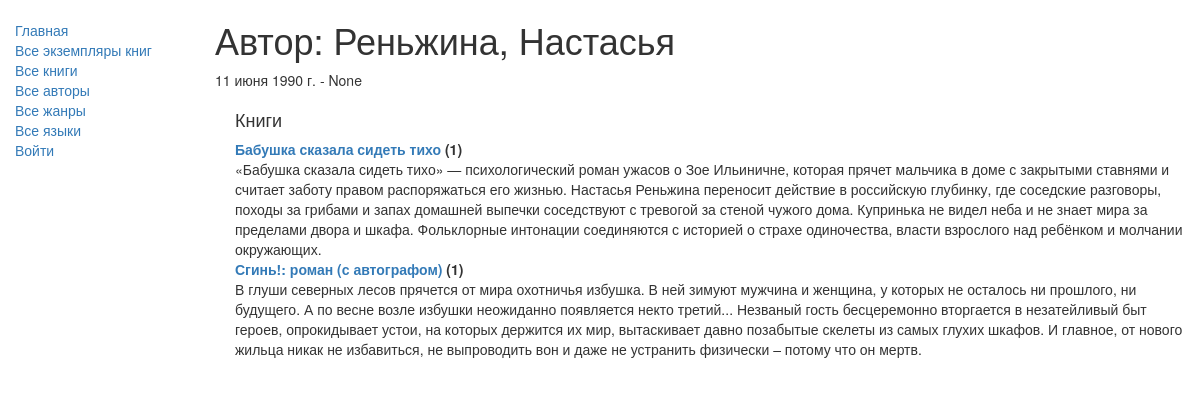
Before: /catalog/author/1 with the older database file.
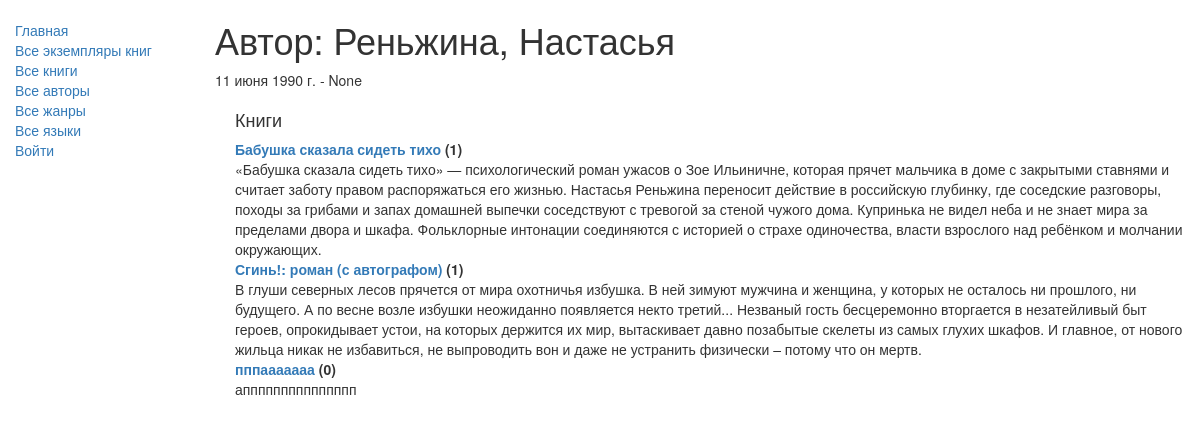
After: the same page with the newer database file.
### catalog/models.py (models this page shows, shortened)
class Author(models.Model):
    first_name = models.CharField(max_length=100, verbose_name="Имя")
    last_name = models.CharField(max_length=100, verbose_name="Фамилия")
    date_of_birth = models.DateField(verbose_name="Дата рождения", null=True, blank=True)
    date_of_death = models.DateField(verbose_name="Дата смерти", null=True, blank=True)
    class Meta:
        verbose_name = "Автор"
        verbose_name_plural = "Авторы"

class Book(models.Model):
    title = models.CharField(max_length=200, verbose_name="Название")
    author = models.ForeignKey(
        Author,
        on_delete=models.SET_NULL,
        null=True,
        verbose_name="Автор"
    )
    summary = models.TextField(
        max_length=1000,
        verbose_name="Аннотация",
        help_text="Введите краткое описание книги"
    )
    isbn = models.CharField(
        max_length=13,
        verbose_name="ISBN",
        help_text='13 символов <a href="https://www.isbn-international.org/content/what-isbn">ISBN номер</a>'
    )
    genre = models.ManyToManyField(
        Genre,
        verbose_name="Жанр",
        help_text="Выберите жанр для этой книги"
    )
    language = models.ForeignKey(
        Language,
        on_delete=models.SET_NULL,
        null=True,
        verbose_name="Язык"
    )
    class Meta:
        verbose_name = "Книга"
        verbose_name_plural = "Книги"
    def display_genre(self):
        return ', '.join([genre.name for genre in self.genre.all()[:3]])
    display_genre.short_description = 'Жанр'

### catalog/views.py (the view)
# urls.py: path('author/<int:pk>', views.AuthorDetailView.as_view(), name='author-detail'),
class AuthorDetailView(generic.DetailView):
    model = Author

### catalog/templates/catalog/author_detail.html
{% extends "base_generic.html" %}
{% block content %}
  <h1>Автор: {{ author.last_name }}, {{ author.first_name }}</h1>
  <p>{{ author.date_of_birth }} - {{ author.date_of_death }}</p>
  <div style="margin-left:20px;margin-top:20px">
    <h4>Книги</h4>
    <dl>
      {% for book in author.book_set.all %}
        <dt><a href="{% url 'book-detail' book.pk %}">{{ book.title }}</a> ({{ book.bookinstance_set.all.count }})</dt>
        <dd>{{ book.summary }}</dd>
      {% empty %}
        <p>У этого автора пока нет книг в библиотеке.</p>
      {% endfor %}
    </dl>
  </div>
{% endblock %}

### catalog/templates/base_generic.html (shortened to what this page needs)
<!DOCTYPE html>
<html lang="ru">
  <head>
    <link
      rel="stylesheet"
      href="https://maxcdn.bootstrapcdn.com/bootstrap/3.3.7/css/bootstrap.min.css" />
    {% load static %}
    <link rel="stylesheet" href="{% static 'css/styles.css' %}" />
  </head>
  <body>
    <div class="container-fluid">
      <div class="row">
        <div class="col-sm-2">
          {% block sidebar %}
            <ul class="sidebar-nav">
                <li><a href="{% url 'index' %}">Главная</a></li>
                <li><a href="{% url 'bookinstances' %}">Все экземпляры книг</a></li>
                <li><a href="{% url 'books' %}">Все книги</a></li>
                <li><a href="{% url 'authors' %}">Все авторы</a></li>
                <li><a href="{% url 'genres' %}">Все жанры</a></li>
                <li><a href="{% url 'languages' %}">Все языки</a></li>
              {% if user.is_authenticated %}
                <li>Пользователь: {{ user.get_username }}</li>
                <li><a href="{% url 'my-borrowed' %}">Мои книги</a></li>
                <li>
                  <form method="post" action="{% url 'logout' %}?next={{ request.path }}" style="display:inline;">
                    {% csrf_token %}
                    <button type="submit" style="background:none; border:none; color:#337ab7; padding:0; text-decoration:underline; cursor:pointer;">
                      Выйти
                    </button>
                  </form>
                </li>
              {% else %}
                <li><a href="{% url 'login' %}?next={{ request.path }}">Войти</a></li>
              {% endif %}
            </ul>
          {% endblock %}
        </div>
        <div class="col-sm-10">
          {% block content %}{% endblock %}
        </div>
      </div>
    </div>
  </body>
</html>

### catalog/static/css/styles.css (style rules this page uses)
.sidebar-nav { margin-top: 20px; padding: 0; list-style: none; }

Changed rows visible on the page:
added Book: title "пппааааааа", bookinstance_set.all.count "0", summary "аппппппппппппппп"
